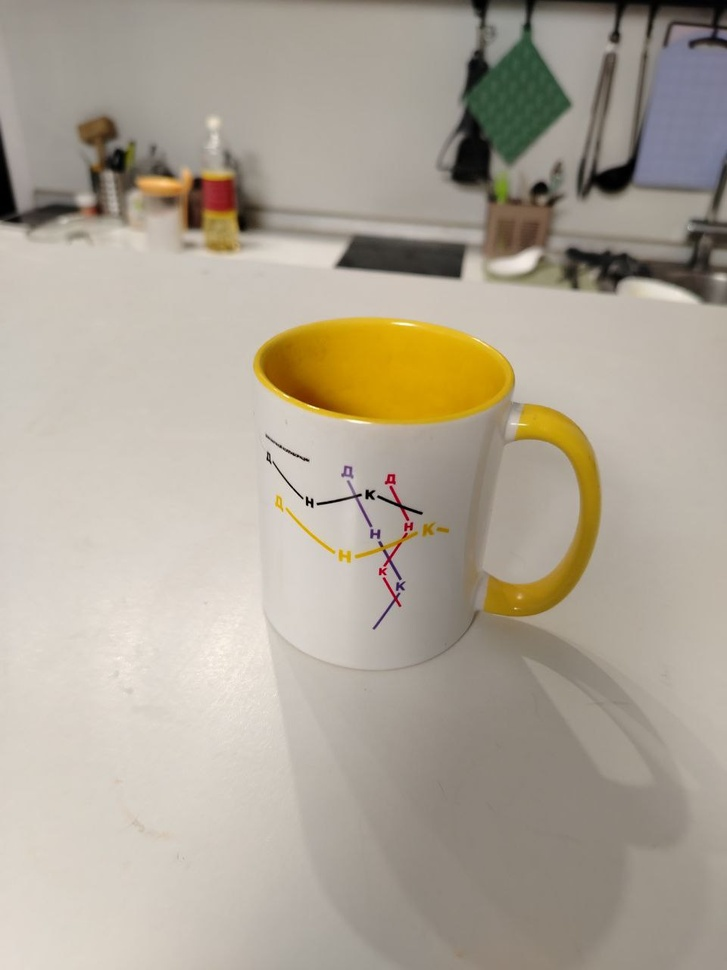
#> input picture MMRO/lab7/im2.jpg, 727 x 970 px, shrunk from 960 x 1280 before the run
$ python lab7_2.py
#> lines starting #> are read from the running program, lines starting #| are printed output that depends on the picture

import cv2
import numpy as np

# Чтение левого и правого изображений.
imgL = cv2.imread("im2.jpg",0)
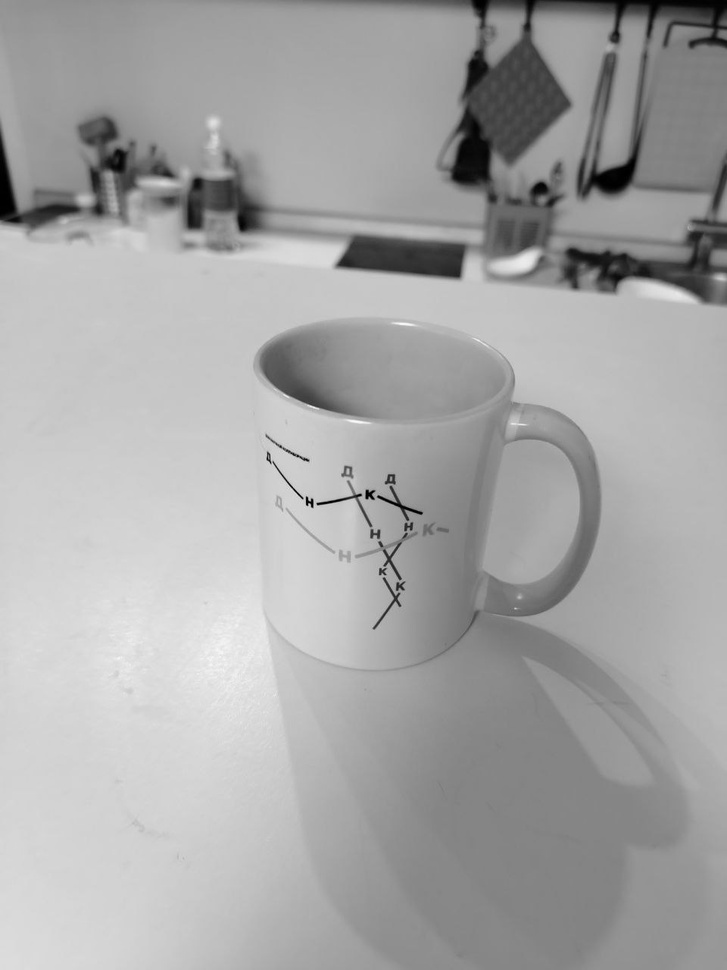
#> imgL: shape (970, 727); min 0, max 250, mean 166.2
imgR = cv2.imread("im3.jpg",0)
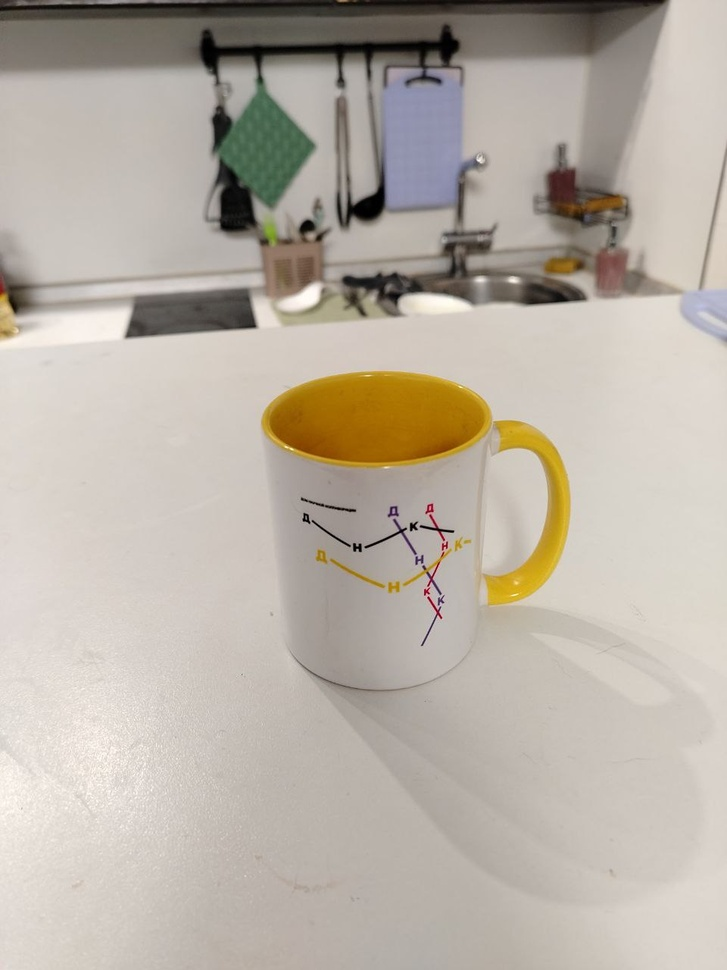
#> input picture MMRO/lab7/im3.jpg, 727 x 970 px, shrunk from 960 x 1280 before the run
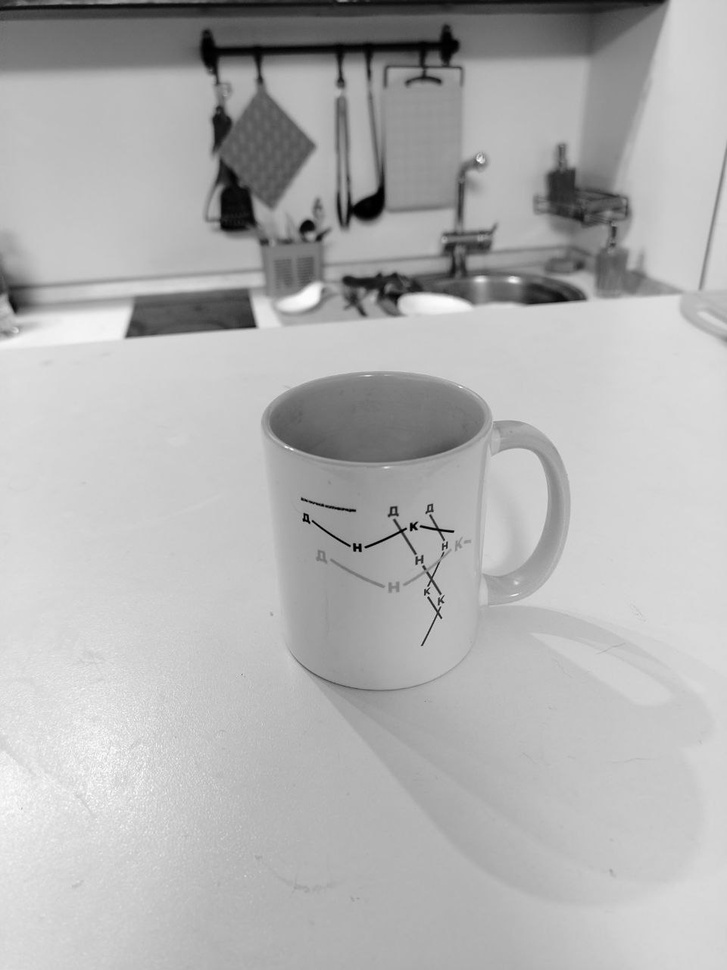
#> imgR: shape (970, 727); min 0, max 255, mean 177.6
# Настройка параметров для алгоритма StereoSGBM
minDisparity = 0;
numDisparities = 64;
blockSize = 8;
disp12MaxDiff = 1;
uniquenessRatio = 10;
speckleWindowSize = 10;
speckleRange = 8;
# Создание объекта алгоритма StereoSGBM
stereo = cv2.StereoSGBM_create(minDisparity = minDisparity,
numDisparities = numDisparities,
blockSize = blockSize,
disp12MaxDiff = disp12MaxDiff,
uniquenessRatio = uniquenessRatio,
speckleWindowSize = speckleWindowSize,
speckleRange = speckleRange
)
# Вычисление диспарита с использованием алгоритма StereoSGBM
disp = stereo.compute(imgL, imgR).astype(np.float32)
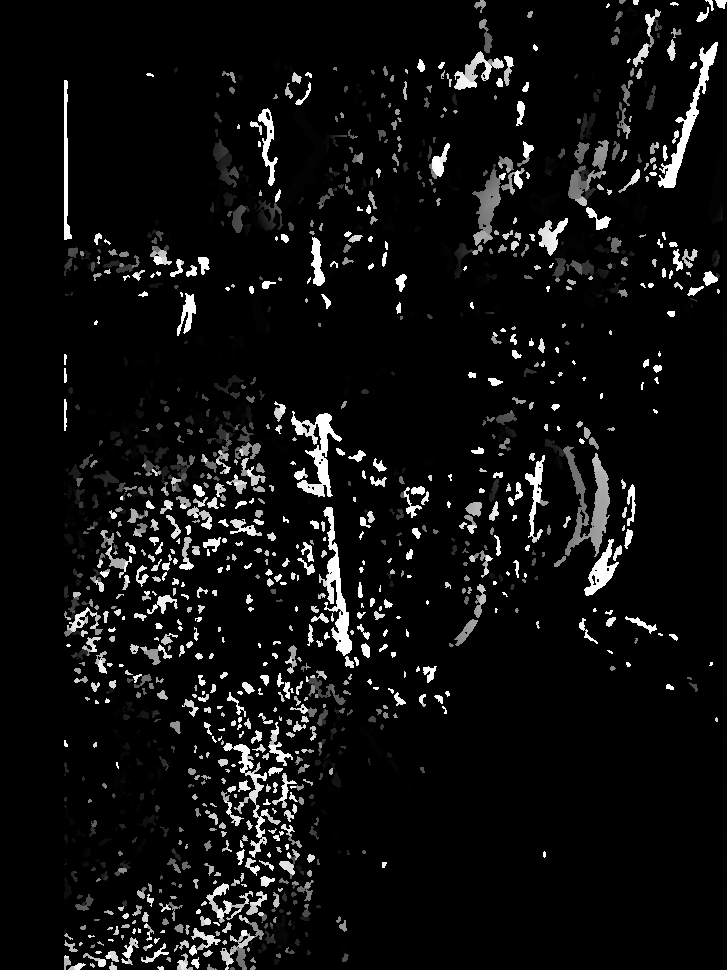
#> disp: shape (970, 727) float32; min -16, max 1008, mean 47.3; drawn with min black and max white
disp = cv2.normalize(disp,0,255,cv2.NORM_MINMAX)
# Отображение карты диспаратности
cv2.imshow("disparity",disp)
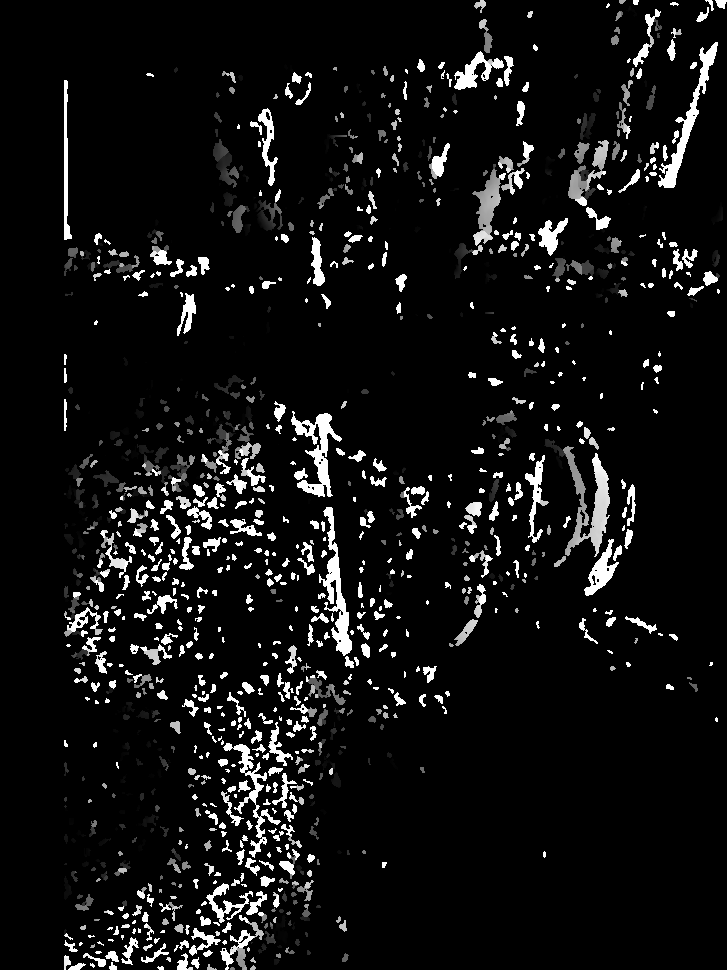
#> window 'disparity': shape (970, 727); min 0, max 255, mean 17.7
cv2.waitKey(0)
